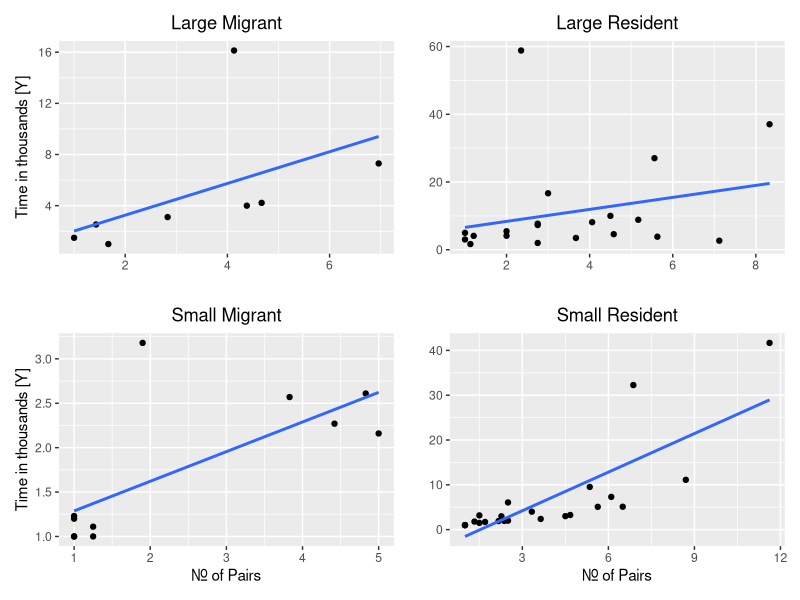

This chart was generated by the following R code:
## ---- chunk 1
knitr::opts_chunk$set(warning = FALSE, message = FALSE) 
## ---- chunk 2
library(tidyverse)
data <- read.csv('Factors Affecting Extinction.csv')
data
## ---- chunk 3
library(patchwork)
L_data <- subset(data, Size == "L")
S_data <- subset(data, Size == "S")
LM <- subset(L_data, Status == "M")
LR <- subset(L_data, Status == "R")
SM <- subset(S_data, Status == "M")
SR <- subset(S_data, Status == "R")

p1 <- ggplot(LM,aes(Pairs, Time)) + geom_point() + ggtitle("Large Migrant") + ylab("Time in thousands [Y]") + xlab("") + theme(plot.title = element_text(hjust = 0.5)) + stat_smooth(method = "lm", level = 0)
p2 <- ggplot(LR,aes(Pairs, Time)) + geom_point() + ggtitle("Large Resident")+ ylab("")  + xlab("") + theme(plot.title = element_text(hjust = 0.5))+ stat_smooth(method = "lm",level = 0)
p3 <- ggplot(SM,aes(Pairs, Time)) + geom_point() + ggtitle("Small Migrant") + ylab("Time in thousands [Y]") + xlab("Nr. of Pairs") + theme(plot.title = element_text(hjust = 0.5)) + stat_smooth(method = "lm",level = 0)
p4 <- ggplot(SR,aes(Pairs, Time)) + geom_point() + ggtitle("Small Resident") + ylab("") + xlab("Nr. of Pairs") + theme(plot.title = element_text(hjust = 0.5)) + stat_smooth(method = "lm",level = 0)

p1 + p2 + p3 + p4




lm_data <- lm(formula = Time ~ Pairs + Size + Status + Pairs*Size + Pairs * Status + Size*Status + Pairs*Size*Status, data)
summary(lm_data)
